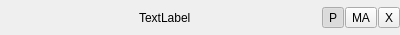
<?xml version="1.0" encoding="UTF-8"?>
<ui version="4.0">
 <class>FDYNTitlebarWidget</class>
 <widget class="QWidget" name="FDYNTitlebarWidget">
  <property name="geometry">
   <rect>
    <x>0</x>
    <y>0</y>
    <width>400</width>
    <height>35</height>
   </rect>
  </property>
  <property name="windowTitle">
   <string>Form</string>
  </property>
  <layout class="QHBoxLayout" name="horizontalLayout_2">
   <property name="spacing">
    <number>1</number>
   </property>
   <property name="leftMargin">
    <number>0</number>
   </property>
   <property name="topMargin">
    <number>0</number>
   </property>
   <property name="rightMargin">
    <number>0</number>
   </property>
   <property name="bottomMargin">
    <number>0</number>
   </property>
   <item>
    <layout class="QHBoxLayout" name="horizontalLayout">
     <property name="spacing">
      <number>1</number>
     </property>
     <property name="sizeConstraint">
      <enum>QLayout::SetMinimumSize</enum>
     </property>
     <item>
      <spacer name="horizontalSpacer">
       <property name="orientation">
        <enum>Qt::Horizontal</enum>
       </property>
       <property name="sizeHint" stdset="0">
        <size>
         <width>40</width>
         <height>20</height>
        </size>
       </property>
      </spacer>
     </item>
     <item>
      <widget class="QLabel" name="iconLabel">
       <property name="text">
        <string/>
       </property>
       <property name="scaledContents">
        <bool>false</bool>
       </property>
      </widget>
     </item>
     <item>
      <widget class="QLabel" name="label">
       <property name="font">
        <font>
         <kerning>true</kerning>
        </font>
       </property>
       <property name="frameShadow">
        <enum>QFrame::Plain</enum>
       </property>
       <property name="text">
        <string>TextLabel</string>
       </property>
      </widget>
     </item>
     <item>
      <spacer name="horizontalSpacer_2">
       <property name="orientation">
        <enum>Qt::Horizontal</enum>
       </property>
       <property name="sizeHint" stdset="0">
        <size>
         <width>40</width>
         <height>20</height>
        </size>
       </property>
      </spacer>
     </item>
     <item>
      <widget class="QToolButton" name="dockButton">
       <property name="toolTip">
        <string>Dock/Undock Window</string>
       </property>
       <property name="text">
        <string>P</string>
       </property>
       <property name="icon">
        <iconset resource="../../FDYNUI.qrc">
         <normaloff>:/img/32/window_lock_unlocked_01.png</normaloff>
         <normalon>:/img/32/window_lock_locked_01.png</normalon>:/img/32/window_lock_unlocked_01.png</iconset>
       </property>
       <property name="iconSize">
        <size>
         <width>10</width>
         <height>10</height>
        </size>
       </property>
       <property name="checkable">
        <bool>true</bool>
       </property>
       <property name="checked">
        <bool>true</bool>
       </property>
      </widget>
     </item>
     <item>
      <widget class="QToolButton" name="maximizeButton">
       <property name="toolTip">
        <string>Maximize Window</string>
       </property>
       <property name="text">
        <string>MA</string>
       </property>
       <property name="icon">
        <iconset resource="../../FDYNUI.qrc">
         <normaloff>:/img/32/window_float_01.png</normaloff>:/img/32/window_float_01.png</iconset>
       </property>
       <property name="iconSize">
        <size>
         <width>10</width>
         <height>10</height>
        </size>
       </property>
       <property name="checkable">
        <bool>true</bool>
       </property>
       <property name="arrowType">
        <enum>Qt::NoArrow</enum>
       </property>
      </widget>
     </item>
     <item>
      <widget class="QToolButton" name="closeButton">
       <property name="toolTip">
        <string>Close Window</string>
       </property>
       <property name="text">
        <string>X</string>
       </property>
       <property name="icon">
        <iconset resource="../../FDYNUI.qrc">
         <normaloff>:/img/32/window_close_01.png</normaloff>:/img/32/window_close_01.png</iconset>
       </property>
       <property name="iconSize">
        <size>
         <width>10</width>
         <height>10</height>
        </size>
       </property>
      </widget>
     </item>
    </layout>
   </item>
  </layout>
 </widget>
 <resources>
  <include location="../../FDYNUI.qrc"/>
 </resources>
 <connections>
  <connection>
   <sender>maximizeButton</sender>
   <signal>toggled(bool)</signal>
   <receiver>FDYNTitlebarWidget</receiver>
   <slot>maximizeDock(bool)</slot>
   <hints>
    <hint type="sourcelabel">
     <x>373</x>
     <y>11</y>
    </hint>
    <hint type="destinationlabel">
     <x>199</x>
     <y>11</y>
    </hint>
   </hints>
  </connection>
  <connection>
   <sender>dockButton</sender>
   <signal>toggled(bool)</signal>
   <receiver>FDYNTitlebarWidget</receiver>
   <slot>dock(bool)</slot>
   <hints>
    <hint type="sourcelabel">
     <x>346</x>
     <y>11</y>
    </hint>
    <hint type="destinationlabel">
     <x>199</x>
     <y>11</y>
    </hint>
   </hints>
  </connection>
  <connection>
   <sender>closeButton</sender>
   <signal>clicked()</signal>
   <receiver>FDYNTitlebarWidget</receiver>
   <slot>closeDock()</slot>
   <hints>
    <hint type="sourcelabel">
     <x>391</x>
     <y>11</y>
    </hint>
    <hint type="destinationlabel">
     <x>199</x>
     <y>11</y>
    </hint>
   </hints>
  </connection>
 </connections>
 <slots>
  <slot>dock(bool)</slot>
  <slot>maximizeDock(bool)</slot>
  <slot>hideDock()</slot>
  <slot>closeDock()</slot>
 </slots>
</ui>
